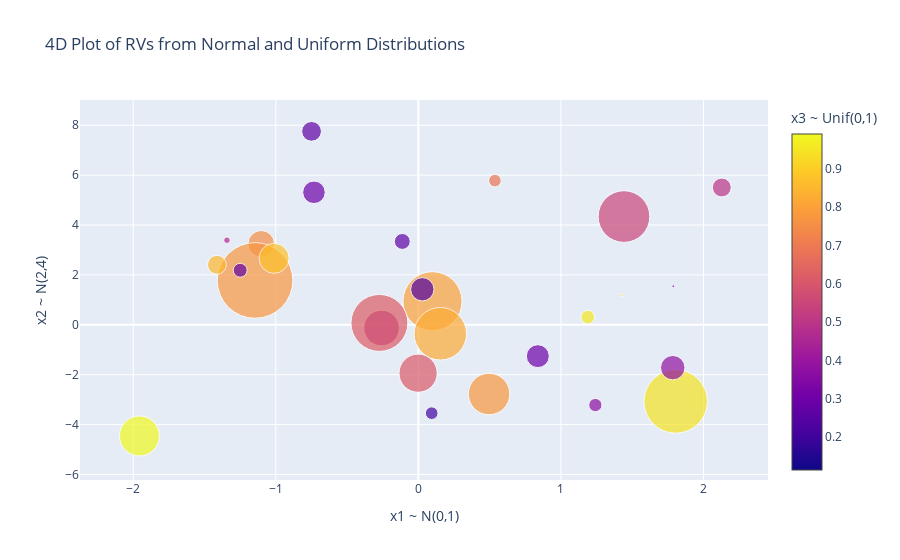

Here is the notebook cell this chart was saved with:
### Markdown cell above
## Question 1

### Code cell
N = 30
x1 = norm.rvs(0,1,N) # sampling from N(0, 1)
x2 = norm.rvs(2,4,N) # sampling from N(2, 4)
x3 = uniform.rvs(0,1,N) # sampling from Unif(0,1)
x4 = x3 * uniform.rvs(0,1,N) # sampling from Unif(0,1)

plot_data(
    x1, 
    x2, 
    colour=x3, 
    size=x4,
    title="4D Plot of RVs from Normal and Uniform Distributions",
    colour_title="x3 ~ Unif(0,1)",
    x_label="x1 ~ N(0,1)",
    y_label="x2 ~ N(2,4)",
    text=[f"Size = {x}" for x in x4],
)
